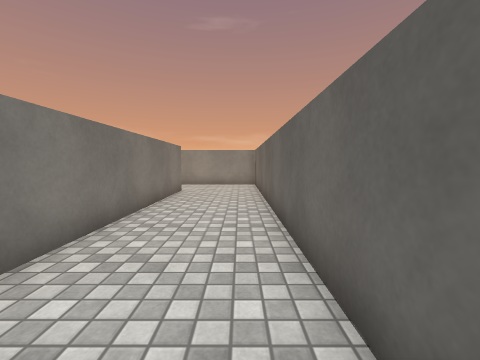
view 1 (above)

24 first-person views from a walk through a 3-D level made in the Unity game engine. The camera is 1.2 m above the floor, tilts 4° down and sees 90° across. The floor is counted in squares, 1 m on a side. Each view is taken from the middle of a square. On the plan, view 1 faces up. The plan holds only what a view shows up to about 12 squares ahead; the rest is blank. The place goes on beyond the plan. The player is left out. Door leaves are left out, so doorways stand open. Surface patterns are stand-ins for the level's own textures.

view 2
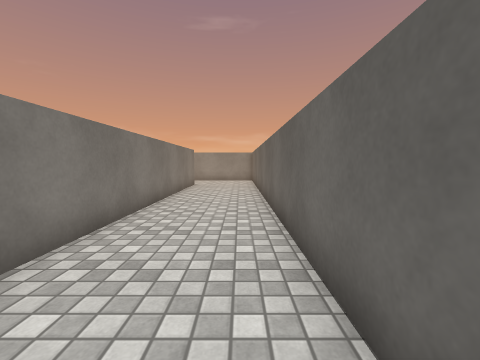

view 3
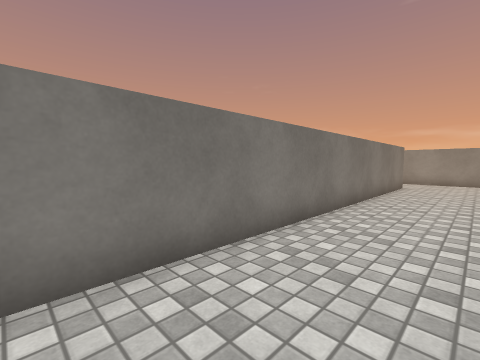

view 4
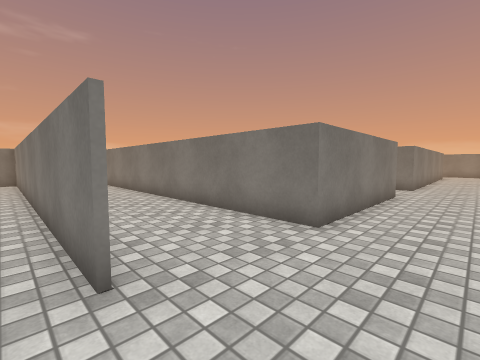

view 5
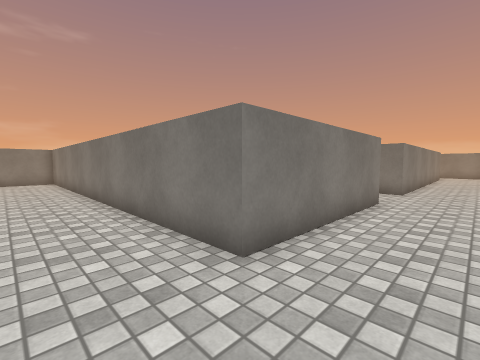

view 6
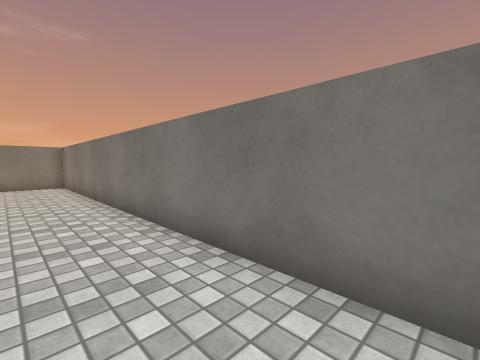

view 7
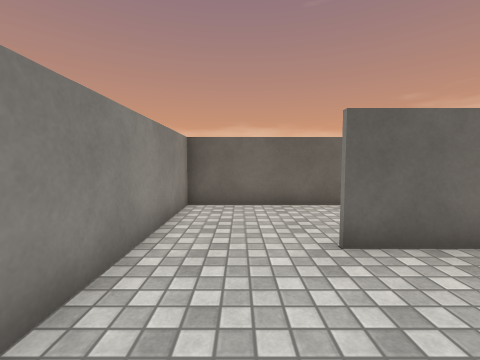

view 8
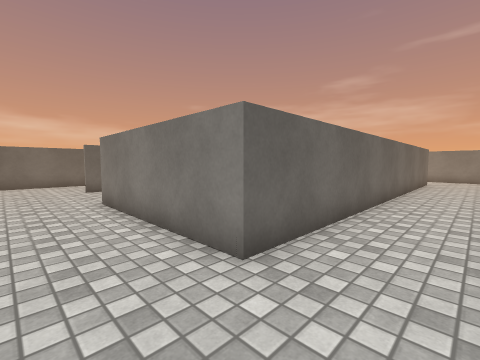

view 9
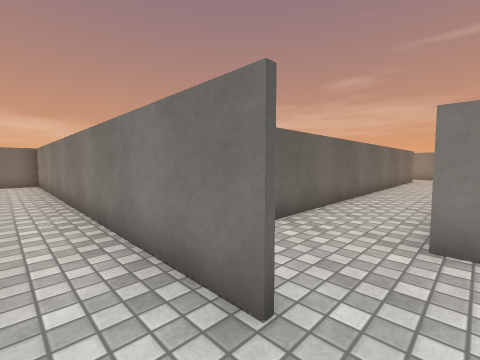

view 10
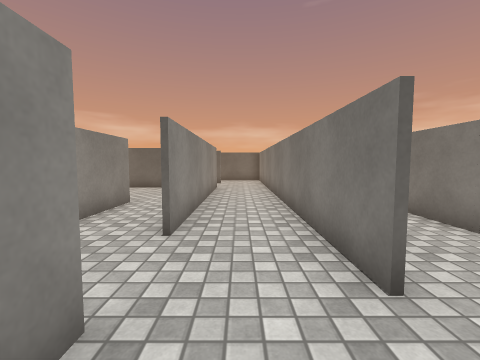

view 11
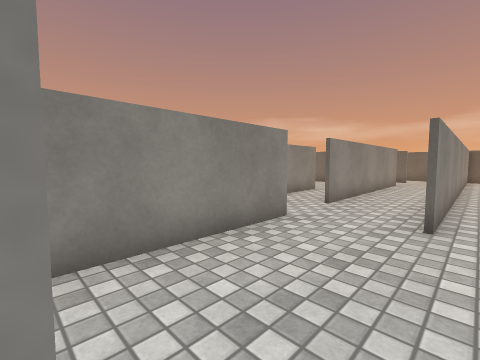

view 12
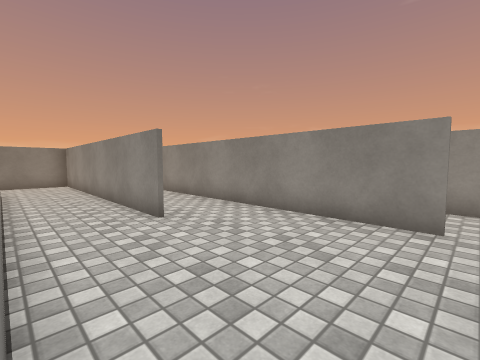

view 13
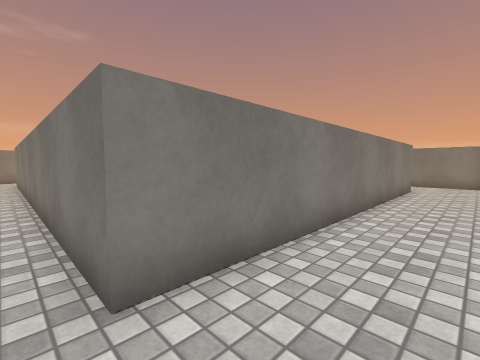

view 14
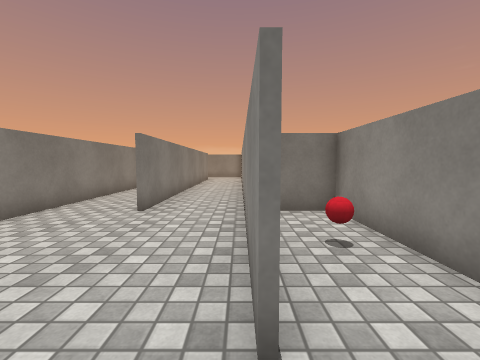

view 15
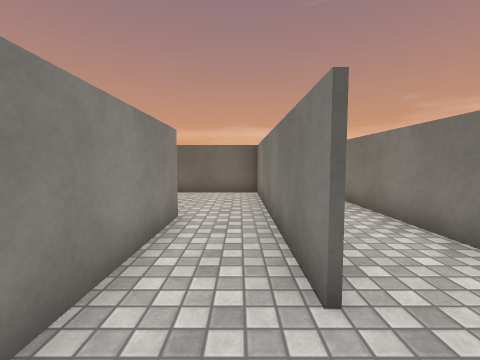

view 16
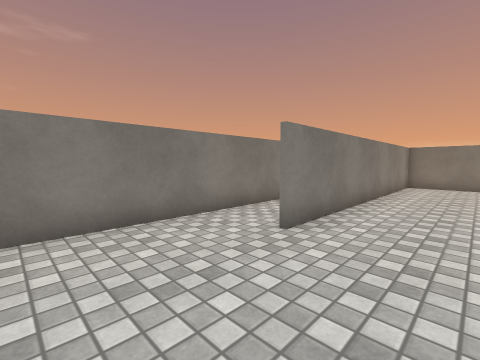

view 17
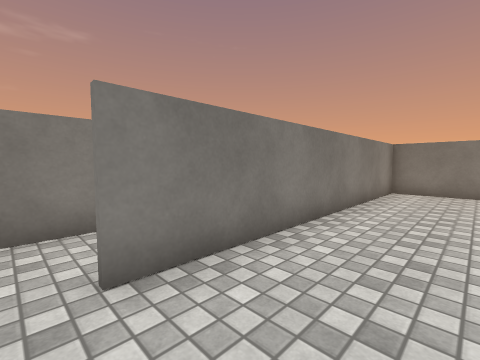

view 18
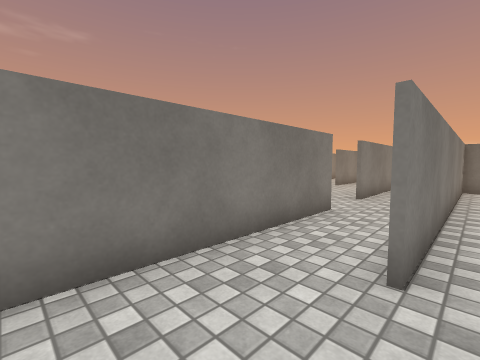

view 19
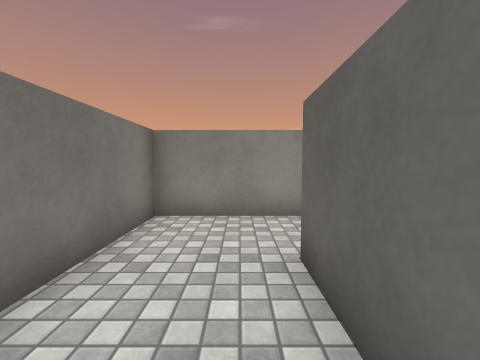

view 20
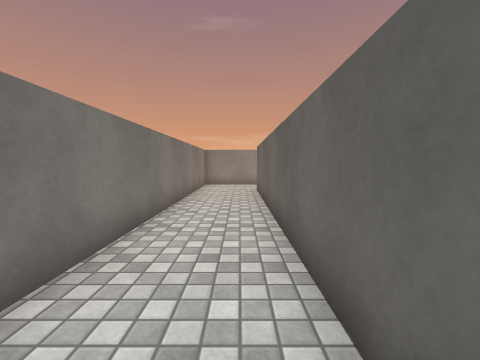

view 21
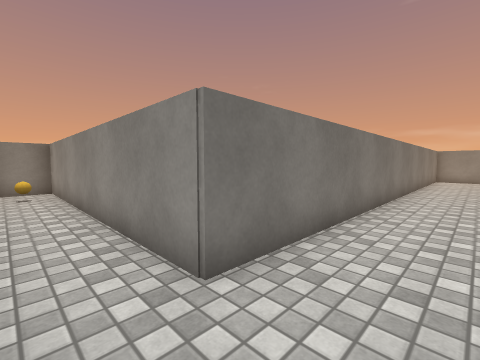

view 22
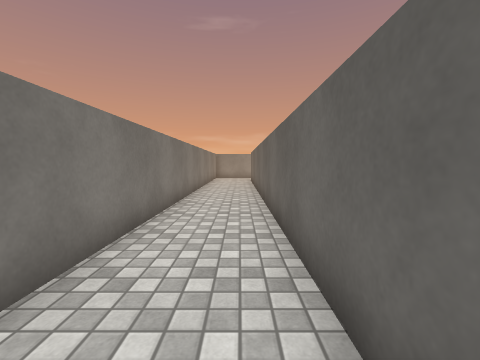

view 23
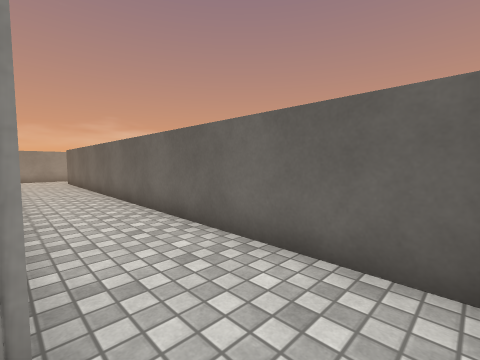

view 24
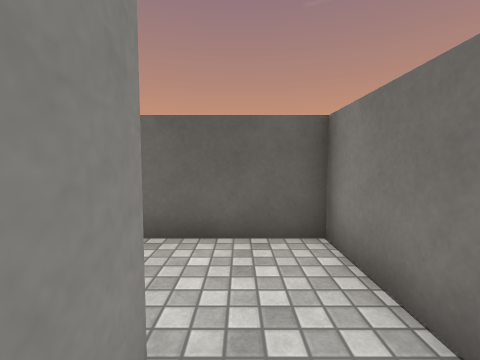

### Floor plan
Ten units are one square. View 1 is at (0, 0); x grows to the right and y downward. Boxes are objects, and circles mark ways between rooms. Rooms are numbered by the first view taken in them; rooms with no view inside come last. Other rooms are left out.
<svg viewBox="-390 -216 404 286">
<path fill="none" stroke="#000" d="M-27 -86 -27 -106M-26 -106 -26 34M-61 -110 -61 40 -39 40M9 22 9 -135 -46 -135M-140 -136 -36 -136M-189 -135 -289 -135 -289 -100M-142 -161 -186 -161M-46 -135 -140 -135M-42 -161 -121 -161M-120 20 -120 -110 -61 -110M-262 -110 -146 -110 -146 34M-121 -163 -41 -163 -41 -205M-86 -184 -190 -184M-184 -163 -144 -163M-190 -185 -86 -185M-190 -211 -190 -170M-288 64 -262 64 -262 -110M-289 -100 -289 46 -385 46"/>
<rect x="-175" y="-175" width="10" height="10" fill="#bbb"><title>red ball</title></rect>
<rect x="-375" y="55" width="10" height="10" fill="#bbb"><title>ball</title></rect>
<circle cx="-55" cy="-125" r="3" fill="#2a7"/>
<circle cx="-135" cy="-160" r="3" fill="#2a7"/>
<circle cx="-280" cy="-100" r="3" fill="#2a7"/>
<text x="-20" y="-50">1</text>
<text x="-140" y="-100">2</text>
<text x="-110" y="-180">3</text>
<text x="-280" y="10">4</text>
</svg>
Room 1 opens to room 2. Room 2 opens to room 3. Room 2 opens to room 4.

Where each view was taken, in squares from view 1:
view 1: 0 up, 0 right, facing up
view 2: 3 down, 0 right, facing up
view 3: 3 down, 0 right, facing up-left
view 4: 13 up, 2 left, facing down-left
view 5: 13 up, 4 left, facing down-left
view 6: 10 up, 4 left, facing down-left
view 7: 12 up, 6 left, facing right
view 8: 13 up, 14 left, facing down-right
view 9: 15 up, 15 left, facing down-right
view 10: 15 up, 16 left, facing right
view 11: 13 up, 19 left, facing up-right
view 12: 11 up, 14 left, facing up-left
view 13: 13 up, 14 left, facing down-left
view 14: 16 up, 13 left, facing left
view 15: 17 up, 14 left, facing right
view 16: 21 up, 5 left, facing down-left
view 17: 21 up, 8 left, facing down-left
view 18: 19 up, 6 left, facing down-left
view 19: 8 up, 27 left, facing up
view 20: 0 up, 27 left, facing up
view 21: 6 down, 27 left, facing up-left
view 22: 6 down, 27 left, facing up
view 23: 6 down, 29 left, facing up-right
view 24: 5 down, 30 left, facing right
